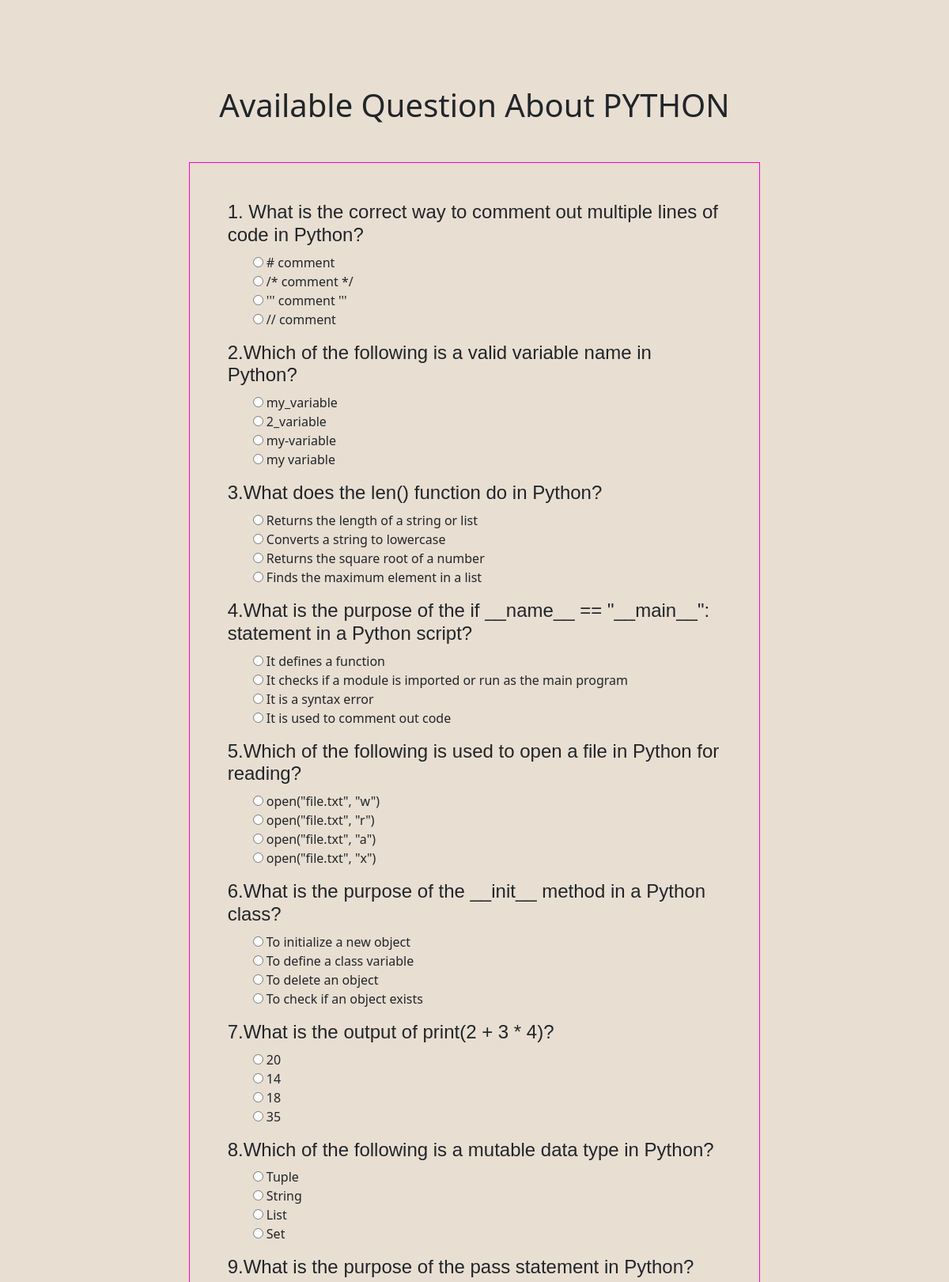
Screenshot of /quiz/6/ (upper part) with the database file from the repository.
### home/models.py (models this page shows, shortened)
class Quiz(models.Model):
    title = models.CharField(max_length=200)

class Question(models.Model):
    quiz = models.ForeignKey(Quiz, on_delete=models.CASCADE)
    question_text = models.TextField()

class Answer(models.Model):
    question = models.ForeignKey(Question, on_delete=models.CASCADE)
    answer_text = models.CharField(max_length=200)
    is_correct = models.BooleanField(default=False)

### home/views.py (the view)
# urls.py: path('quiz/<int:quiz_id>/', views.start_quiz, name='start_quiz'),
def start_quiz(request, quiz_id):
    quiz = get_object_or_404(Quiz, pk=quiz_id)
    questions = Question.objects.filter(quiz=quiz)
    return render(request, 'quiz/start_quiz.html', {'quiz': quiz, 'questions': questions})

### home/context_processors.py (called while the page is built)
def QuizList(request):
    quizzes = Quiz.objects.all()
    return {'quizzes': quizzes}

### template/quiz/start_quiz.html (shortened to what this page needs)
<!DOCTYPE html>
<html>
<head>
    <link rel="stylesheet" href="https://cdnjs.cloudflare.com/ajax/libs/font-awesome/6.4.2/css/all.min.css" />
    <link href="https://cdn.jsdelivr.net/npm/bootstrap@5.3.2/dist/css/bootstrap.min.css" rel="stylesheet">
    <link rel="stylesheet" href="/static/style.css">
</head>
<body>
              <section id="feacher">
                <div class="feachers-section px-5 py-5">
                  <h1 class="text-center mt-5">Available Question About {{ quiz.title }}</h1>
                  <div class="container">
                    <div class="row mt-5">
                      <div class="col-lg-2">
                      </div>
                      <div class="col-lg-8 p-5" style="border:1px solid #ff02c0;">
                        <form method="post"  action="{% url 'submit_quiz' quiz.id %}" >
                            {% for question in questions %}
                                  <h4> {{ question.question_text }} </h4>
                                  <ul style="list-style-type: none;">
                                    {% for answer in question.answer_set.all %}
                                      <li>
                                        <input type="radio" id="quiz{{ answer.id }}" name="question_{{ question.id }}" value="{{ answer.id }}">
                                        <label for="quiz{{ answer.id }}">{{ answer.answer_text }}</label>
                                      </li>
                                    {% endfor %}
                                  </ul>
                            {% endfor %}
                          </form>
                      </div>
                      <div class="col-lg-2">
                      </div>
                    </div>
                  </div>
                </div>
              </section>
</body>
</html>

### static/style.css (style rules this page uses)
html { scroll-behavior: smooth; }
h2,h3,h4,h5,h6 { font-family: 'Akshar', sans-serif; }
#feacher { padding: 5px 10px; background-color: #e8ded2; }

### rows the page displays
Quiz: title "PYTHON"
Question: question_text "1. What is the correct way to comment out multiple lines of code in Python?"
Answer: answer_text "# comment"
Answer: answer_text "/* comment */"
Answer: answer_text "''' comment '''"
Answer: answer_text "// comment"
Question: question_text "2.Which of the following is a valid variable name in Python?"
Answer: answer_text "my_variable"
Answer: answer_text "2_variable"
Answer: answer_text "my-variable"
Answer: answer_text "my variable"
Question: question_text "3.What does the len() function do in Python?"
Answer: answer_text "Returns the length of a string or list"
Answer: answer_text "Converts a string to lowercase"
Answer: answer_text "Returns the square root of a number"
Answer: answer_text "Finds the maximum element in a list"
Question: question_text "4.What is the purpose of the if __name__ == \"__main__\": statement in a Python script?"
Answer: answer_text "It defines a function"
Answer: answer_text "It checks if a module is imported or run as the main program"
Answer: answer_text "It is a syntax error"
Answer: answer_text "It is used to comment out code"
Question: question_text "5.Which of the following is used to open a file in Python for reading?"
Answer: answer_text "open(\"file.txt\", \"w\")"
Answer: answer_text "open(\"file.txt\", \"r\")"
Answer: answer_text "open(\"file.txt\", \"a\")"
Answer: answer_text "open(\"file.txt\", \"x\")"
Question: question_text "6.What is the purpose of the __init__ method in a Python class?"
Answer: answer_text "To initialize a new object"
Answer: answer_text "To define a class variable"
Answer: answer_text "To delete an object"
Answer: answer_text "To check if an object exists"
Question: question_text "7.What is the output of print(2 + 3 * 4)?"
Answer: answer_text "20"
Answer: answer_text "14"
Answer: answer_text "18"
Answer: answer_text "35"
Question: question_text "8.Which of the following is a mutable data type in Python?"
Answer: answer_text "Tuple"
Answer: answer_text "String"
Answer: answer_text "List"
Answer: answer_text "Set"
Question: question_text "9.What is the purpose of the pass statement in Python?"
